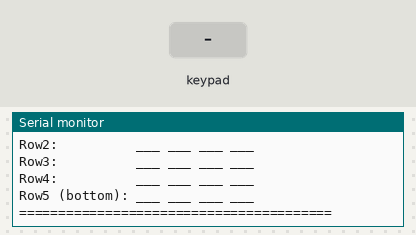
Bench run of a sketch on a simulated Arduino Mega 2560, built with avr-gcc and run on an emulated ATmega2560. On the bench: the last lines printed to the serial monitor. Inputs (shaded band) come from the test bench.

Above: at 1.5 s.
1.6 s: key 'A' pressed
At 2.8 s:
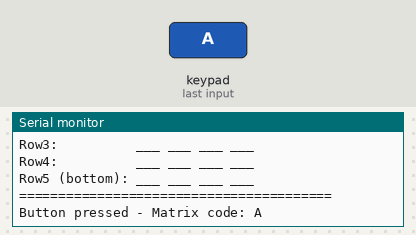
3.1 s: key 'B' pressed
At 4.2 s:
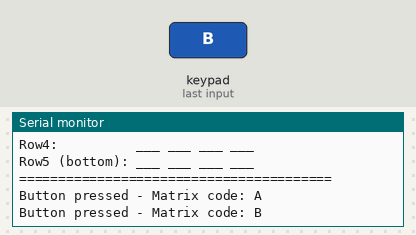
4.6 s: key 'C' pressed
At 5.2 s:
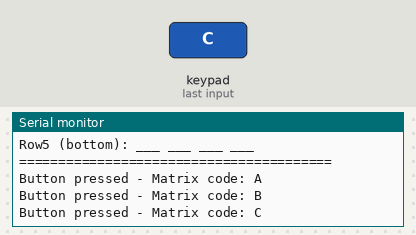
6.1 s: key 'D' pressed
At 7.3 s:
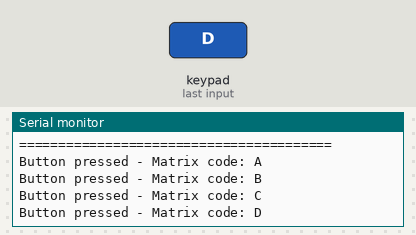
7.6 s: key 'E' pressed
At 8.6 s:
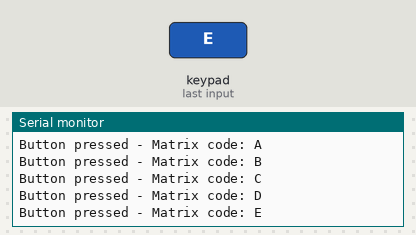
9.1 s: key 'F' pressed
At 10.1 s:
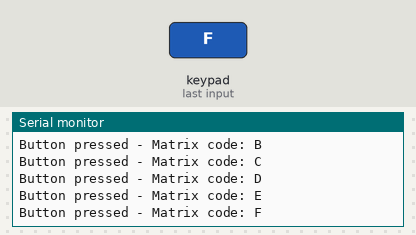

Measured:
- after the input at 1.6 s, the serial monitor: prints a new line at once (image 1)
- after the input at 3.1 s, the serial monitor: prints a new line at once (image 2)
- after the input at 4.6 s, the serial monitor: prints a new line at once (image 3)
- after the input at 6.1 s, the serial monitor: prints a new line at once (image 4)
- after the input at 7.6 s, the serial monitor: prints a new line at once (image 5)
- after the input at 9.1 s, the serial monitor: prints a new line at once (image 6)

The sketch:

sketch_mar20a.ino
```cpp
#include <Keypad.h>

// 5 rows x 4 columns matrix
const byte ROWS = 5;  // Five rows
const byte COLS = 4;  // Four columns

// Based on your physical layout:
// Row 1 (top):    F1    F2    #     *
// Row 2:          1     2     3     UP
// Row 3:          4     5     6     DOWN
// Row 4:          7     8     9     ESC
// Row 5 (bottom): LEFT  0     RIGHT EXIT
//
// We need to map these to the actual matrix positions
// Press each button and note which letter appears,
// then replace the letters with the actual button names

char keys[ROWS][COLS] = {
  {'A', 'B', 'C', 'D'},     // Row 1 (pin 22) - F1, F2, #, *
  {'E', 'F', 'G', 'H'},     // Row 2 (pin 23) - 1, 2, 3, UP
  {'I', 'J', 'K', 'L'},     // Row 3 (pin 24) - 4, 5, 6, DOWN
  {'M', 'N', 'O', 'P'},     // Row 4 (pin 25) - 7, 8, 9, ESC
  {'Q', 'R', 'S', 'T'}      // Row 5 (pin 26) - LEFT, 0, RIGHT, EXIT
};

// Rows: pins 22-26 (these are the OUTPUT pins from diagnostic)
byte rowPins[ROWS] = {22, 23, 24, 25, 26};
// Columns: pins 27-30 (these are the INPUT pins from diagnostic)
byte colPins[COLS] = {27, 28, 29, 30};

Keypad customKeypad = Keypad(makeKeymap(keys), rowPins, colPins, ROWS, COLS);

void setup() {
  Serial.begin(9600);
  Serial.println("=== 5x4 Keypad Tester ===");
  Serial.println("Press each button to identify its matrix position");
  Serial.println("Write down the letter that appears for each physical button");
  Serial.println("");
  Serial.println("Create your mapping grid:");
  Serial.println("Row1 (top):    ___ ___ ___ ___");
  Serial.println("Row2:          ___ ___ ___ ___");
  Serial.println("Row3:          ___ ___ ___ ___");
  Serial.println("Row4:          ___ ___ ___ ___");
  Serial.println("Row5 (bottom): ___ ___ ___ ___");
  Serial.println("========================================");
}

void loop() {
  char key = customKeypad.getKey();

  if (key) {
    Serial.print("Button pressed - Matrix code: ");
    Serial.println(key);
    delay(300);
  }
}
```
